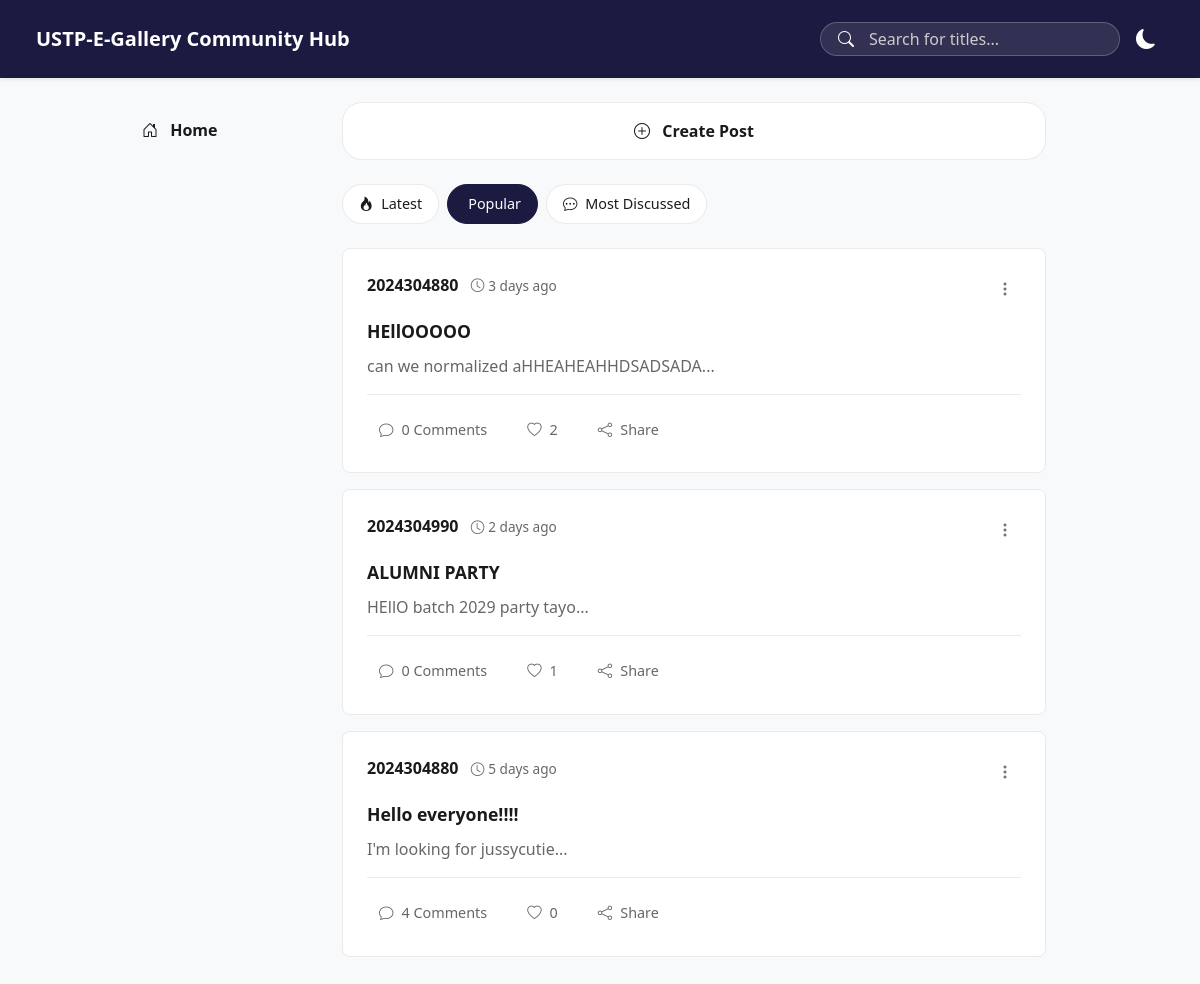
Screenshot of /public/user/community.php?sort=popular with the database file from the repository.
### tables this page shows
CREATE TABLE `community_posts` (
  `id` int(11) NOT NULL,
  `user_id` int(11) NOT NULL,
  `title` varchar(255) NOT NULL,
  `body` text NOT NULL,
  `created_at` timestamp NOT NULL DEFAULT current_timestamp()
);

CREATE TABLE `user` (
  `id` int(11) NOT NULL,
  `uuid` varchar(255) NOT NULL,
  `username` varchar(255) NOT NULL,
  `email` varchar(255) DEFAULT NULL,
  `password` varchar(255) NOT NULL,
  `role` enum('admin','user') NOT NULL,
  `recovery_email` varchar(100) NOT NULL,
  `two_factor_enabled` tinyint(1) NOT NULL,
  `dateCreated` timestamp NOT NULL DEFAULT current_timestamp(),
  `two_factor_code` varchar(10) DEFAULT NULL,
  `two_factor_expires` datetime DEFAULT NULL
);

### app/controllers/communityController.php (called while the page is built, shortened)
<?php
function countPostComments($conn, $postId) {
    $postId = mysqli_real_escape_string($conn, $postId);
    $query = "SELECT COUNT(*) as count FROM community_comments WHERE post_id = '$postId'";
    $result = mysqli_query($conn, $query);
    $row = mysqli_fetch_assoc($result);
    return $row['count'];
}
function countPostLikes($conn, $postId) {
    $postId = mysqli_real_escape_string($conn, $postId);
    $query = "SELECT COUNT(*) as count FROM post_likes WHERE post_id = '$postId'";
    $result = mysqli_query($conn, $query);
    $row = mysqli_fetch_assoc($result);
    return $row['count'];
}
function getPopularPosts($conn, $search = '') {
    $searchCondition = "";
    $query = "SELECT p.*, u.username, COUNT(l.id) as like_count
              FROM community_posts p
              LEFT JOIN post_likes l ON p.id = l.post_id
              JOIN user u ON p.user_id = u.id
              $searchCondition
              GROUP BY p.id
              ORDER BY like_count DESC, p.created_at DESC";
    $result = mysqli_query($conn, $query);
    $posts = [];
    if ($result) {
        while ($row = mysqli_fetch_assoc($result)) {
            $posts[] = $row;
        }
    }
    return $posts;
}
function timeAgo($datetime) {
    $now = new DateTime();
    $ago = new DateTime($datetime);
    $diff = $now->diff($ago);
    if ($diff->d > 0) return $diff->d . ' day' . ($diff->d > 1 ? 's' : '') . ' ago';
    return 'just now';
}
?>

### public/user/community.php (the view, shortened to what this page needs)
<?php
require '../../app/config/config.php';
require '../../app/controllers/communityController.php';
$searchTerm = isset($_GET['search']) ? $_GET['search'] : '';
$sortType = isset($_GET['sort']) ? $_GET['sort'] : 'new';
if ($sortType === 'popular') {
    $posts = getPopularPosts($conn, $searchTerm);
} elseif ($sortType === 'commented') {
    $posts = getMostDiscussedPosts($conn, $searchTerm);
} else {
    $posts = getAllPosts($conn, $searchTerm);
}
?>
<!DOCTYPE html>
<html lang="en">
<head>
    <link href="https://cdn.jsdelivr.net/npm/bootstrap@5.3.0/dist/css/bootstrap.min.css" rel="stylesheet">
    <link rel="stylesheet" href="https://cdn.jsdelivr.net/npm/bootstrap-icons@1.10.5/font/bootstrap-icons.css">
    <link rel="stylesheet" href="assets/css/community.css?v=<?php echo time(); ?>">
</head>
<body>
    <nav class="navbar navbar-expand-lg bg-navy py-3 px-3 px-md-4 shadow-sm">
        <div class="container-fluid d-flex flex-wrap justify-content-between align-items-center gap-3">
            <h5 class="text-white fw-bold mb-0">USTP-E-Gallery Community Hub</h5>
            <div class="d-flex align-items-center gap-2 flex-grow-1 flex-md-grow-0 justify-content-end">
                <form action="community" method="GET" class="d-flex w-100" style="max-width: 300px;">
                    <div class="position-relative w-100">
                        <button type="submit" class="border-0 bg-transparent text-white" style="position: absolute; left: 12px; top: 50%; transform: translateY(-50%); z-index: 10; outline: none; box-shadow: none; cursor: pointer;">
                            <i class="bi bi-search"></i>
                        </button>
                        <input name="search" value="<?php echo htmlspecialchars($searchTerm); ?>" class="form-control search-bar ps-5 pe-5 py-1 text-white w-100" type="search" placeholder="Search for titles..." style="border-radius: 20px !important; outline: none;">
                    </div>
                </form>
                <button id="darkModeToggle" class="dark-mode-toggle" title="Toggle dark mode">
                </button>
            </div>
        </div>
    </nav>
    <div class="container-fluid px-3 px-md-5 py-4">
        <div class="row justify-content-center">
            <div class="col-12 col-lg-2 pt-3 mb-4 mb-lg-0">
                <a href="index" class="d-block text-decoration-none fw-bold mb-3" style="color: var(--text-dark);"><i class="bi bi-house-door me-2"></i> Home</a>
            </div>
            <div class="col-12 col-lg-8 px-2 px-md-4">
                <div class="create-post-trigger w-100 py-3 px-3 px-md-4 mb-4 text-center" data-bs-toggle="modal" data-bs-target="#createPostModal">
                    <i class="bi bi-plus-circle me-2"></i> Create Post
                </div>
                <div class="sort-section">
                    <a href="?sort=new<?php echo $searchTerm ? '&search=' . htmlspecialchars($searchTerm) : ''; ?>" class="sort-btn <?php echo $sortType === 'new' ? 'active' : ''; ?>">
                        <i class="bi bi-fire me-1"></i> Latest
                    </a>
                    <a href="?sort=popular<?php echo $searchTerm ? '&search=' . htmlspecialchars($searchTerm) : ''; ?>" class="sort-btn <?php echo $sortType === 'popular' ? 'active' : ''; ?>">
                        <i class="bi bi-trending-up me-1"></i> Popular
                    </a>
                    <a href="?sort=commented<?php echo $searchTerm ? '&search=' . htmlspecialchars($searchTerm) : ''; ?>" class="sort-btn <?php echo $sortType === 'commented' ? 'active' : ''; ?>">
                        <i class="bi bi-chat-dots me-1"></i> Most Discussed
                    </a>
                </div>
                <?php if (empty($posts)): ?>
                    <p class="text-center text-muted mt-5">No posts found. Be the first to create one!</p>
                <?php else: ?>
                    <?php foreach ($posts as $post):
                        $postCommentCount = countPostComments($conn, $post['id']);
                        $postLikeCount = countPostLikes($conn, $post['id']);
                        $userLiked = isset($_SESSION['user_id']) ? hasUserLikedPost($conn, $post['id'], $_SESSION['user_id']) : false;
                    ?>
                        <div class="post-card p-3 p-md-4 mb-3" onclick="window.location.href='post?id=<?php echo $post['id']; ?>';">
                            <div class="mb-3 d-flex justify-content-between align-items-start">
                                <div>
                                    <span class="fw-bold" style="color: var(--text-dark);"><?php echo htmlspecialchars($post['username']); ?></span>
                                    <span class="d-block d-sm-inline mt-1 mt-sm-0 ms-sm-2" style="font-size: 0.85rem; color: var(--text-muted);">
                                        <i class="bi bi-clock me-1"></i><?php echo timeAgo($post['created_at']); ?>
                                    </span>
                                </div>
                                <div class="dropdown">
                                    <button class="btn-icon text-secondary border-0 bg-transparent" data-bs-toggle="dropdown" aria-expanded="false" onclick="event.stopPropagation();" title="Post options">
                                        <i class="bi bi-three-dots-vertical"></i>
                                    </button>
                                </div>
                            </div>
                            <h4 class="post-title"><?php echo htmlspecialchars($post['title']); ?></h4>
                            <p class="mb-3" style="color: var(--text-muted);"><?php echo substr(htmlspecialchars($post['body']), 0, 150); ?>...</p>
                            <div class="post-engagement">
                                <a href="post?id=<?php echo $post['id']; ?>" class="engagement-btn text-decoration-none" onclick="event.stopPropagation();">
                                    <i class="bi bi-chat"></i> <span><?php echo $postCommentCount; ?> Comments</span>
                                </a>
                                <button class="engagement-btn <?php echo $userLiked ? 'active' : ''; ?>" onclick="event.stopPropagation(); toggleLike(this, <?php echo $post['id']; ?>)" title="Like this post" data-post-id="<?php echo $post['id']; ?>">
                                    <i class="bi <?php echo $userLiked ? 'bi-heart-fill' : 'bi-heart'; ?>"></i>
                                    <span class="like-count"><?php echo $postLikeCount; ?></span>
                                </button>
                                <button class="engagement-btn" onclick="event.stopPropagation(); sharePost(<?php echo $post['id']; ?>)" title="Share this post">
                                    <i class="bi bi-share"></i> <span>Share</span>
                                </button>
                            </div>
                        </div>
                    <?php endforeach; ?>
                <?php endif; ?>
            </div>
        </div>
    </div>
</body>
</html>

### public/user/assets/css/community.css (style rules this page uses)
:root { --navy-dark: #1b1a40; --bg-light: #F8F9FA; --text-dark: #1a1a1a; --text-muted: #65676b; --border-light: #EAEAEA; --bg-card: #ffffff; }
body.light-mode { --bg-light: #F8F9FA; --text-dark: #1a1a1a; --text-muted: #65676b; --border-light: #EAEAEA; --bg-card: #ffffff; }
.bg-navy { background-color: var(--navy-dark); }
body { background-color: var(--bg-light); color: var(--text-dark); transition: background-color 0.2s, color 0.2s; }
.post-card { border: 1px solid var(--border-light); border-radius: 8px; background: var(--bg-card); transition: box-shadow 0.15s ease; color: var(--text-dark); cursor: pointer; }
.search-bar { background-color: rgba(255, 255, 255, 0.1); border: 1px solid rgba(255, 255, 255, 0.3); color: white; border-radius: 20px; }
.search-bar::placeholder { color: #ccc; }
.create-post-trigger { border: 1px solid var(--border-light); border-radius: 20px; background: var(--bg-card); cursor: pointer; color: var(--text-dark); font-weight: bold; transition: color 0.1s ease, border-color 0.1s ease; user-select: none; }
.post-engagement { display: flex; gap: 1rem; padding-top: 1rem; border-top: 1px solid var(--border-light); flex-wrap: wrap; }
.engagement-btn { display: flex; align-items: center; gap: 0.5rem; background: none; border: none; cursor: pointer; color: var(--text-muted); font-size: 0.9rem; padding: 0.5rem 0.75rem; border-radius: 4px; transition: color 0.1s ease; }
.sort-section { display: flex; gap: 0.5rem; margin-bottom: 1.5rem; flex-wrap: wrap; }
.sort-btn { padding: 0.5rem 1rem; border: 1px solid var(--border-light); background: var(--bg-card); border-radius: 20px; cursor: pointer; color: var(--text-dark); font-size: 0.9rem; transition: border-color 0.1s ease, color 0.1s ease; text-decoration: none; display: inline-block; }
.sort-btn.active { background-color: var(--navy-dark); color: white; border-color: var(--navy-dark); }
.btn-icon { background: none; border: none; cursor: pointer; font-size: 1rem; padding: 0.25rem 0.5rem; border-radius: 4px; transition: color 0.1s ease; display: inline-flex; align-items: center; gap: 0.5rem; color: inherit; }
.dark-mode-toggle { background: none; border: none; color: white; cursor: pointer; font-size: 1.25rem; padding: 0.5rem; border-radius: 50%; transition: background-color 0.15s ease; display: flex; align-items: center; justify-content: center; }
.post-title { color: var(--text-dark); font-weight: 600; margin: 0.75rem 0; font-size: 1.1rem; }

### rows the page displays
community_posts: user.username "2024304880", created_at "3 days ago", title "HEllOOOOO", body "can we normalized aHHEAHEAHHDSADSADA", postCommentCount "0", postLikeCount "2"
community_posts: user.username "2024304990", created_at "2 days ago", title "ALUMNI PARTY", body "HEllO batch 2029 party tayo", postCommentCount "0", postLikeCount "1"
community_posts: user.username "2024304880", created_at "5 days ago", title "Hello everyone!!!!", body "I'm looking for jussycutie", postCommentCount "4", postLikeCount "0"
